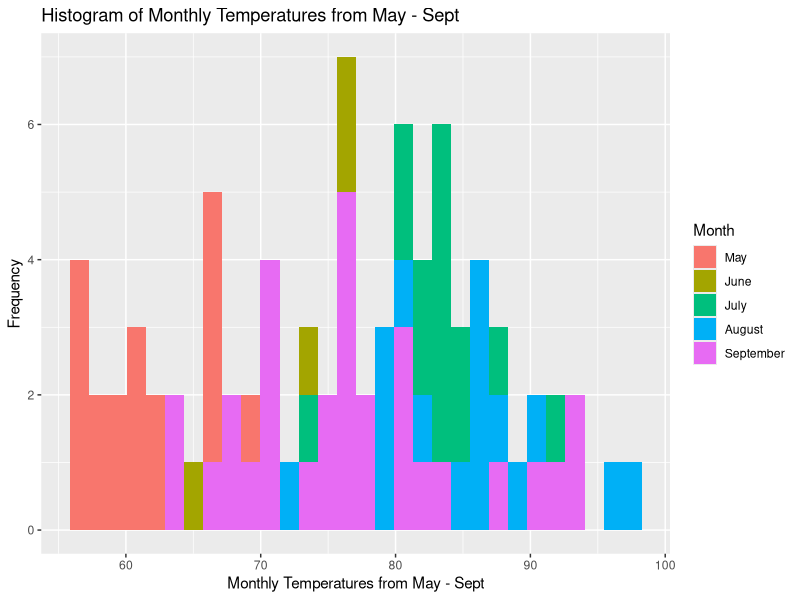
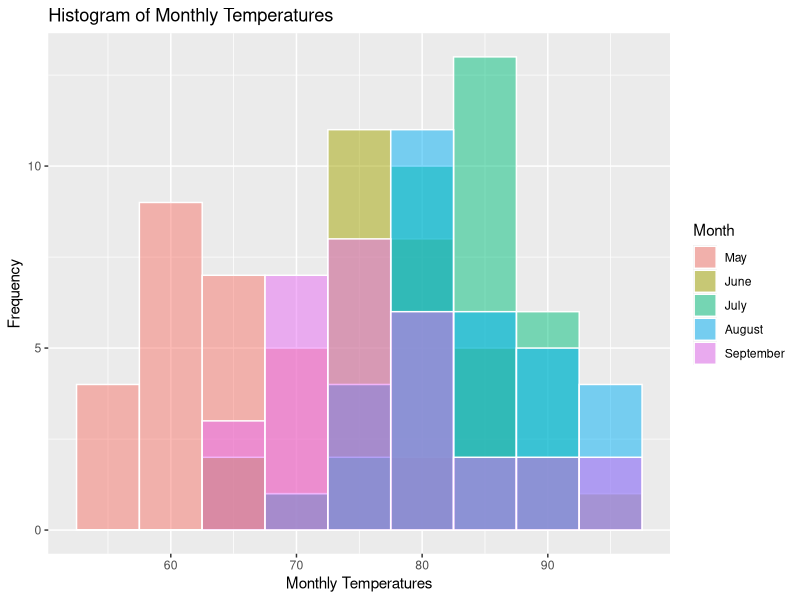
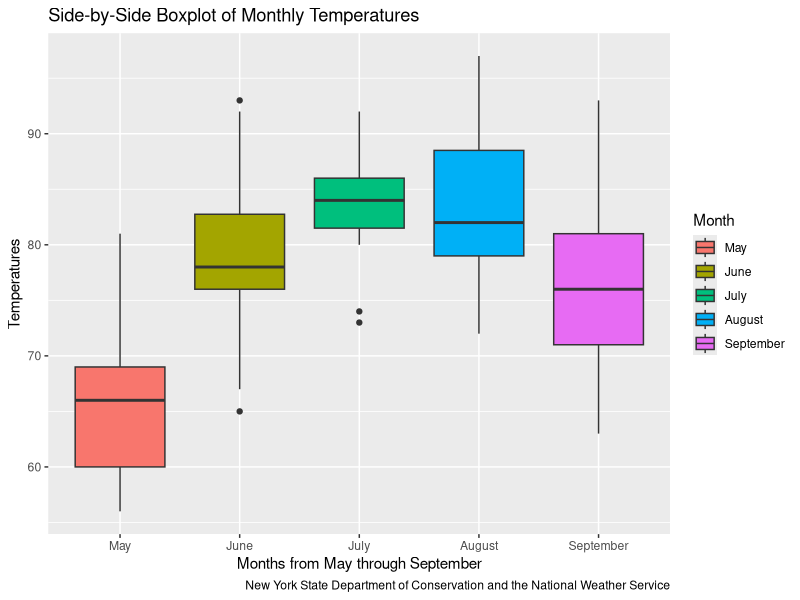
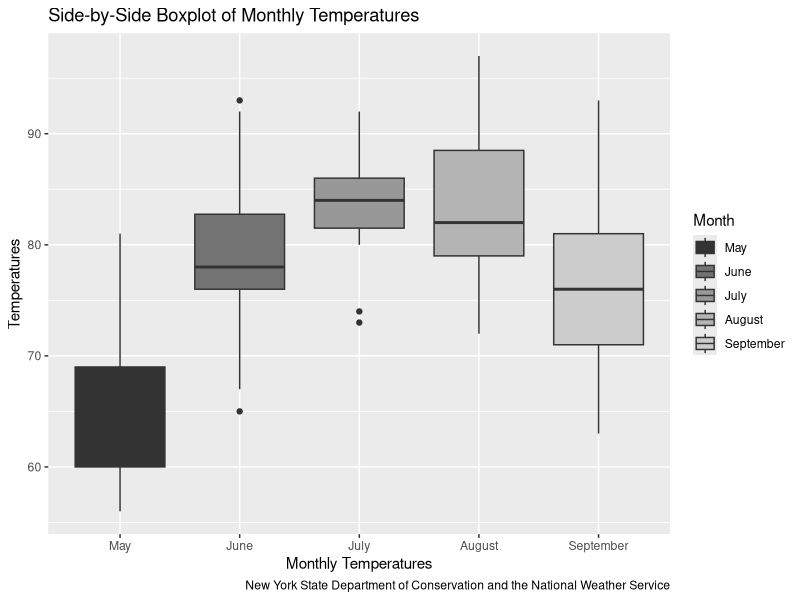

The R source for these figures, in order:
## ---- chunk 1
# install.packages("tidyverse")
library(tidyverse)
## ---- chunk 2
airquality <- airquality
## ---- chunk 3
head(airquality)
## ---- chunk 4
mean(airquality$Temp)
mean(airquality[,4])
## ---- chunk 5
median(airquality$Temp)
sd(airquality$Wind)
var(airquality$Wind)
## ---- chunk 6
airquality$Month[airquality$Month == 5]<- "May"
airquality$Month[airquality$Month == 6]<- "June"
airquality$Month[airquality$Month == 7]<- "July"
airquality$Month[airquality$Month == 8]<- "August"
airquality$Month[airquality$Month == 9]<- "September"
## ---- chunk 7
summary(airquality$Month)
## ---- chunk 8
airquality$Month<-factor(airquality$Month, levels=c("May", "June","July", "August", "September"))
## ---- chunk 9
p1 <- airquality %>%
  ggplot(aes(x=Temp, fill=Month)) +
  geom_histogram(position="identity")+
  scale_fill_discrete(name = "Month", labels = c("May", "June","July", "August", "September")) +
  xlab("Monthly Temperatures from May - Sept") +
  ylab("Frequency") +
  ggtitle("Histogram of Monthly Temperatures from May - Sept")
p1
## ---- chunk 10
p2 <- airquality %>%
  ggplot(aes(x=Temp, fill=Month)) +
  geom_histogram(position="identity", alpha=0.5, binwidth = 5, color = "white")+
  scale_fill_discrete(name = "Month", labels = c("May", "June","July", "August", "September")) +
  xlab("Monthly Temperatures") +
  ylab("Frequency") +
  ggtitle("Histogram of Monthly Temperatures")
p2
## ---- chunk 11
p3 <- airquality %>%
  ggplot(aes(Month, Temp, fill = Month)) + 
  labs(x = "Months from May through September", y = "Temperatures", 
       title = "Side-by-Side Boxplot of Monthly Temperatures",
       caption = "New York State Department of Conservation and the National Weather Service") +
  geom_boxplot() +
  scale_fill_discrete(name = "Month", labels = c("May", "June","July", "August", "September"))
p3 
## ---- chunk 12
p4 <- airquality %>%
  ggplot(aes(Month, Temp, fill = Month)) + 
  labs(x = "Monthly Temperatures", y = "Temperatures", 
       title = "Side-by-Side Boxplot of Monthly Temperatures",
       caption = "New York State Department of Conservation and the National Weather Service") +
  geom_boxplot()+
  scale_fill_grey(name = "Month", labels = c("May", "June","July", "August", "September"))
p4
